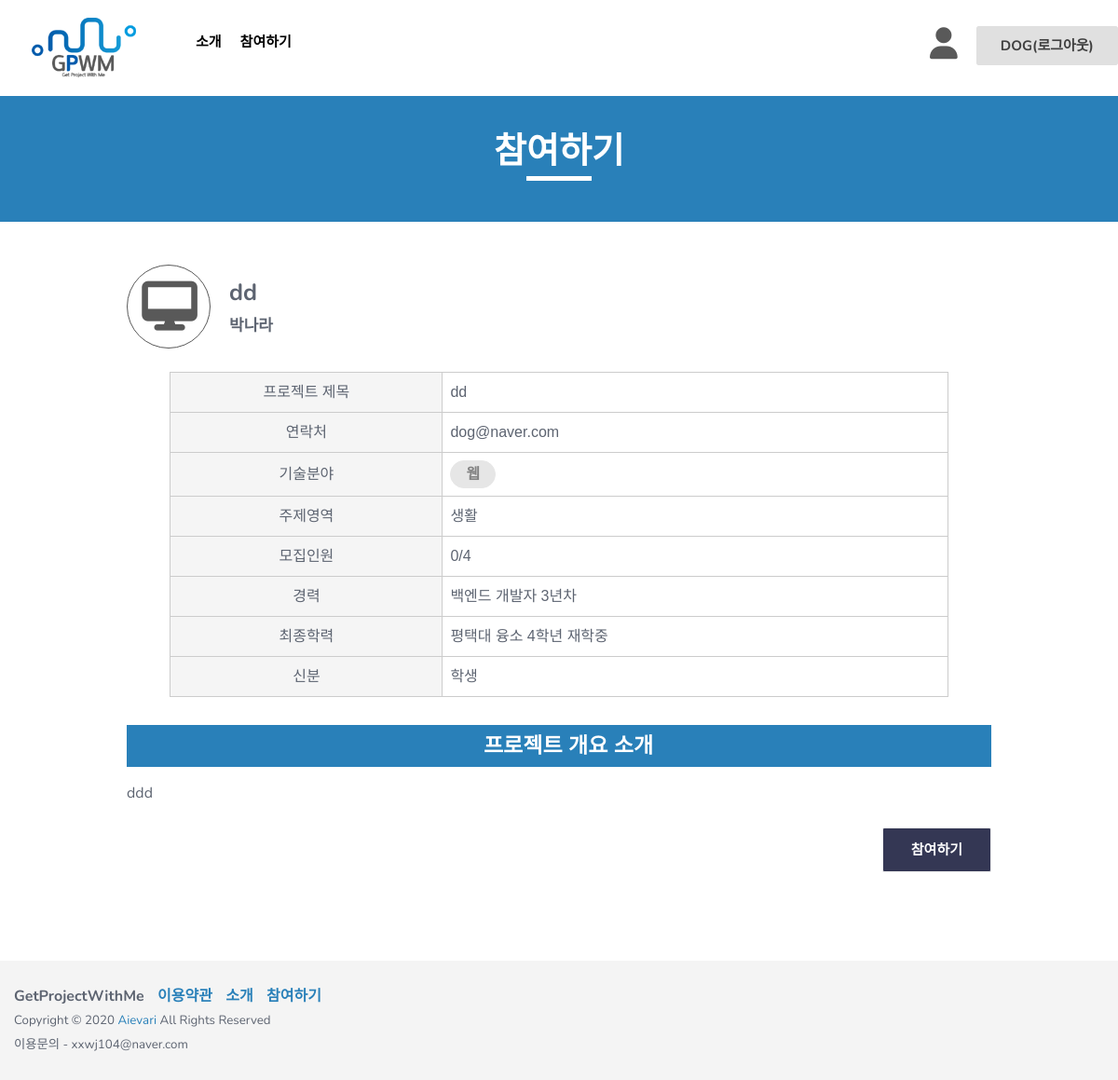
The app's page /board/posting/20/ (signed in) with its own data.
### board/models.py (models this page shows, shortened)
class Writing(models.Model):
    TECHNICAL_CHOICES = {
       ('웹', '웹'),
       ('앱', '앱'),
       ('게임', '게임'),
       ('인공지능', '인공지능'),
       ('기타', '기타')
    }
    TOPIC_CHOICES = {
       ('생활', '생활'),
       ('업무', '업무'),
       ('공공/교통', '공공/교통'),
       ('금융/핀테크', '금융/핀테크'),
       ('의료', '의료'),
       ('교육', '교육'),
       ('유통/쇼핑', '유통/쇼핑'),
       ('엔터테인먼트', '엔터테인먼트'),
       ('기타', '기타')
    }
    IDENTITY_CHOICES = {
       ('학생', '학생'),
       ('취준생', '취준생'),
       ('직장인', '직장인'),
       ('기타','기타')
    }
    author = models.ForeignKey(User, on_delete=models.CASCADE, null=False)  # 유저모델과 연결!
    title = models.CharField(max_length=200, default = '') #프로젝트 개요
    technical_field = models.CharField(max_length=80, choices=TECHNICAL_CHOICES, default = '') #기술분야
    topic_area = models.CharField(max_length=80, choices=TOPIC_CHOICES, default = '')#주제영역
    content = models.TextField('프로젝트 개요서 첨부')  # 프로젝트 개요서 첨부
    team = models.CharField(max_length=30, default = '')#모집인원
    최종학력 = models.CharField(max_length=200, default = '')
    신분 = models.CharField(max_length=200, choices=IDENTITY_CHOICES, default = '')
    like = models.ManyToManyField(User, related_name='likes',blank=True)
    like_count = models.PositiveIntegerField(default=0) #0또는 양수만 받는 필드
    create_date = models.DateTimeField(auto_now_add=True)  # 글이 만들어지면 자동 작성.
    modify_date = models.DateTimeField(null=True, blank=True)  # 수정할 때마다 갱신.(뷰에서 제어)

### board/views.py (the view)
# urls.py: path('posting/<int:pk>/', views.posting, name='posting'),
def posting(request, pk):
    post = Writing.objects.get(pk=pk)
    return render(request, 'posting.html', {'post':post})

### board/templates/posting.html (shortened to what this page needs)
<!DOCTYPE html>
<html class="no-js" lang="en">
  <head>
    <link rel="stylesheet" href="/static/css/bootstrap.min.css" />
    <link rel="stylesheet" href="/static/css/owl.carousel.css" />
    <link rel="stylesheet" href="/static/css/owl.transitions.css" />
    <link rel="stylesheet" href="/static/css/animate.css" />
    <link rel="stylesheet" href="/static/css/meanmenu.min.css" />
    <link rel="stylesheet" href="/static/css/font-awesome.min.css" />
    <link rel="stylesheet" href="/static/css/themify-icons.css" />
    <link rel="stylesheet" href="/static/css/flaticon.css" />
    <link rel="stylesheet" href="/static/css/magnific.min.css" />
    <link rel="stylesheet" href="/static/css/style.css" />
    <link rel="stylesheet" href="/static/css/responsive.css" />
  </head>
  <body>
    <header class="header-one">
      <div id="sticker" class="header-area hidden-xs">
        <div class="container">
          <div class="row">
            <div class="col-md-12 col-sm-12">
              <div class="row">
                <div class="col-md-2 col-sm-3">
                  <div class="logo">
                    <a
                      class="navbar-brand page-scroll white-logo"
                      href="{% url "main" %}"
                    >
                      <img src="/static/img/logo/GPWM_logo.png" alt="" />
                    </a>
                  </div>
                </div>
                <div class="col-md-10 col-sm-9">
                  <div class="header-right-link usericonflex">
                    <div class="usericon">
                      <a class="pages iconcolor" href="{% url "mypage" %}"
                        ><i class="fa-solid fa-user"></i
                      ></a>
                    </div>
                    <div class="loginm">
                        {% if user.is_authenticated %}
                        <a class="s-menu" href="{% url "logout" %}">{{ user.username }}(로그아웃)</a>
                        {% else %}
                        <a class="s-menu" href="{% url "login" %}">로그인</a>
                        {% endif %}
                    </div>
                  </div>
                  <nav class="navbar navbar-default">
                    <div class="collapse navbar-collapse" id="navbar-example">
                      <div class="main-menu">
                        <ul class="nav navbar-nav navbar-right">
                          <li>
                            <a class="pages" href="{% url "introduce" %}">소개</a>
                          </li>
                          <li>
                            <a href="{% url "list" %}">참여하기</a>
                          </li>
                        </ul>
                      </div>
                    </div>
                  </nav>
                </div>
              </div>
            </div>
          </div>
        </div>
      </div>
    </header>
    <div class="page-area">
      <div class="breadcumb-overlay"></div>
      <div class="container">
        <div class="row">
          <div class="col-md-12 col-sm-12 col-xs-12">
            <div class="breadcrumb text-center">
              <div class="section-headline white-headline">
                <h3>참여하기</h3>
                <hr />
              </div>
            </div>
          </div>
        </div>
      </div>
    </div>
    <div class="support-service-area fix prostart">
      <div class="container conwidth">
        <div class="row">
          <div>
            <a class="support-images" href="#"
              ><i class="fa-solid fa-desktop cateicon"></i
            ></a>
            <p class="protitle">{{post.title}}</p>
            <p class="protitle proname">{{post.author.last_name}}</p>
          </div>
        </div>
      </div>
    </div>
    <div class="support-service-area fix prostart">
      <div class="container conwidth">
        <div class="row">
          <div class="col-md-12 col-sm-12 col-xs-12">
            <div class="deposite-content">
              <div class="diposite-box">
                <div class="deposite-table">
                  <table>
                    <tr>
                      <td>프로젝트 제목</td>
                      <td class="tdright">{{post.title}}</td>
                    </tr>
                    <tr>
                        <td>연락처</td>
                        <td class="tdright">{{post.author.email}}</td>
                      </tr>
                    <tr>
                      <td>기술분야</td>
                      <td class="tdright">
                        <h6 class="catename procate">{{post.technical_field}}</h6>
                      </td>
                    </tr>
                    <tr>
                      <td>주제영역</td>
                      <td class="tdright">{{post.topic_area}}</td>
                    </tr>
                    <tr>
                      <td>모집인원</td>
                      <td class="tdright">{{post.like_count}}/{{post.team}}</td>
                    </tr>
                    <tr>
                      <td>경력</td>
                      <td class="tdright">{{post.author.first_name}}</td>
                    </tr>
                    <tr>
                      <td>최종학력</td>
                      <td class="tdright">{{post.최종학력}}</td>
                    </tr>
                    <tr>
                      <td>신분</td>
                      <td class="tdright">{{post.신분}}</td>
                    </tr>
                  </table>
                </div>
              </div>
            </div>
          </div>
        </div>
        <div class="procontain">
          <div class="col-md-12 col-sm-12 col-xs-12 lefttxt backcolor">
              프로젝트 개요 소개
          </div>
          <tr>{{post.content|safe}}</tr>
        </div>
        <div class="col-md-12 col-sm-12 col-xs-12 disf">
          {% if user in post.like.all %}
          <a id="signup" class="login-btn proenroll pad" onclick="notenroll()" href="{% url 'likes' post.id %}"
            >참여취소</a
          >
          {% else %}
          <a id="signup" class="login-btn proenroll pad" onclick="enroll()" href="{% url 'likes' post.id %}"
            >참여하기</a
          >
          {% endif %}
        </div>
      </div>
    </div>
    <div class="support-service-area fix prostart">
      <div class="container conwidth">
        <div class="row">
          <div class="col-md-12 col-sm-12 col-xs-12">
          </div>
        </div>
      </div>
    </div>
    <footer class="footer1">
      <div class="footer-area-bottom">
        <div class="container">
          <div class="row">
            <div class="col-md-6 col-sm-6 col-xs-12">
              <div class="copyright">
                <p class="fontwei">
                  <span>GetProjectWithMe</span>
                  <span><a href="#" class="colorblue">이용약관</a></span>
                  <span
                    ><a href="{% url "introduce" %}" class="colorblue">소개</a></span
                  >
                  <span
                    ><a href="{% url "list" %}" class="colorblue">참여하기</a></span
                  >
                </p>
                <p class="txtsiz">
                  Copyright © 2020
                  <a href="#">Aievari</a> All Rights Reserved
                  <br>
                  이용문의 - xxwj104@naver.com
                </p>
              </div>
            </div>
          </div>
        </div>
      </div>
    </footer>
  </body>
</html>

### loginapp/static/css/responsive.css (style rules this page uses)
@media (min-width: 992px) and (max-width: 1269px) { .header-right-link { margin-left: 10px; } }
@media (min-width: 992px) and (max-width: 1269px) { .main-menu ul.navbar-nav li a { font-size: 15px; padding: 35px 10px; } }
@media (min-width: 992px) and (max-width: 1269px) { .diposite-box { width: 90%; } }

### records on screen
Writing: title "dd", author.last_name "박나라", author.email "dog@naver.com", technical_field "웹", topic_area "생활", like_count "0", team "4", author.first_name "백엔드 개발자 3년차", 최종학력 "평택대 융소 4학년 재학중", 신분 "학생", content "ddd"

### other values on screen
{{ user.username }} "DOG"
